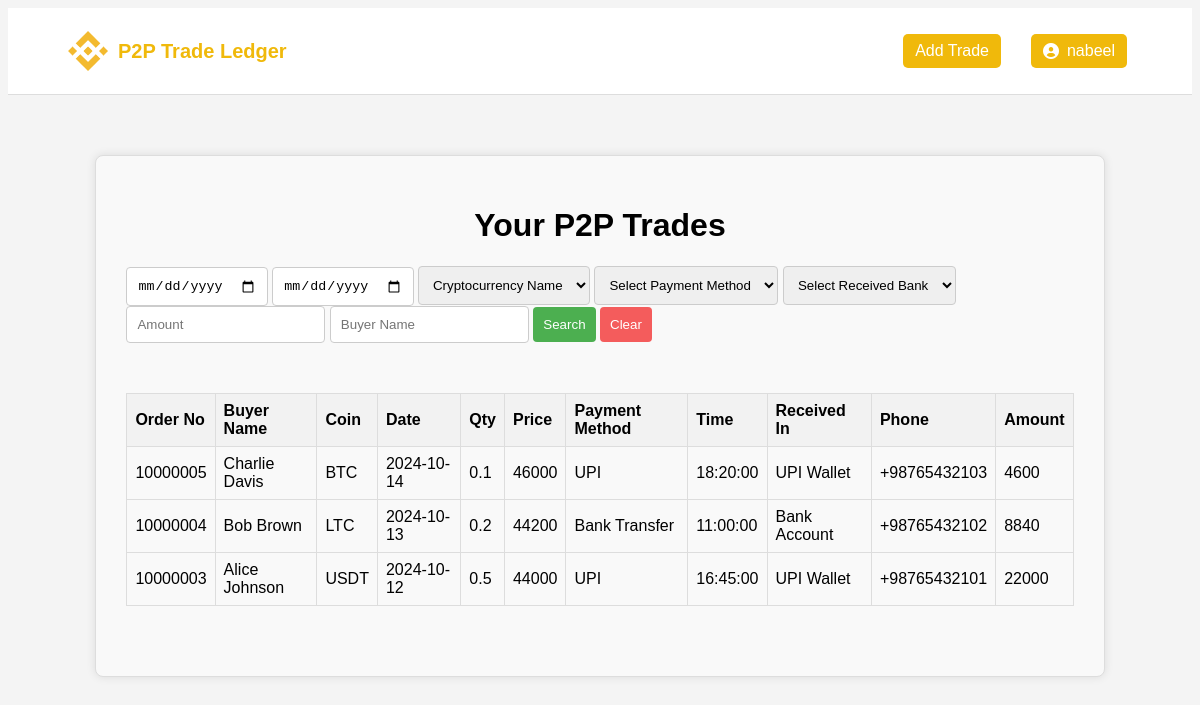
Page /search (signed in) on the committed database.
### tables this page shows
CREATE TABLE price (
    id INTEGER PRIMARY KEY AUTOINCREMENT,  -- Price ID
    OrderNo BIGINT NOT NULL,               -- Binance order number (references trade.OrderNo)
    UnitPrice DECIMAL(10, 2) NOT NULL,     -- Price per unit of crypto
    Quantity DECIMAL(10, 2) NOT NULL,      -- Quantity traded (crypto amount)
    TotalFiat DECIMAL(10, 2) NOT NULL,     -- Total fiat value of the trade
    user_id INTEGER,                       -- User ID (references users.id, to filter data per user)
    FOREIGN KEY (OrderNo) REFERENCES trade(OrderNo)
);

CREATE TABLE trade (
    id INTEGER PRIMARY KEY AUTOINCREMENT,  -- Trade ID
    user_id INTEGER NOT NULL,               -- References users.id (important for filtering user-specific data)
    OrderNo BIGINT NOT NULL,                -- Binance order number
    TradeDate DATE NOT NULL,                -- Date of the trade
    TradeTime TIME NOT NULL,                -- Time of the trade
    UnitPrice DECIMAL(10, 2) NOT NULL,      -- Price per unit of crypto
    Quantity DECIMAL(10, 2) NOT NULL,       -- Quantity traded (crypto amount)
    TotalFiat DECIMAL(10, 2) NOT NULL, Coin text,      -- Total fiat value of the trade
    FOREIGN KEY (user_id) REFERENCES users(id) -- Foreign key to link to users table
);

CREATE TABLE buyer (
    id INTEGER PRIMARY KEY AUTOINCREMENT,  -- Buyer ID
    OrderNo BIGINT NOT NULL,               -- Binance order number (references trade.OrderNo)
    Name VARCHAR(100) NOT NULL,            -- Name of the buyer
    Phone VARCHAR(15),                     -- Contact number (optional)
    user_id INTEGER,                       -- User ID (references users.id)
    FOREIGN KEY (OrderNo) REFERENCES trade(OrderNo)
);

CREATE TABLE payment_methods (
    id INTEGER PRIMARY KEY AUTOINCREMENT,  -- Payment method ID
    OrderNo BIGINT NOT NULL,               -- Binance order number (references trade.OrderNo)
    PaymentMethod VARCHAR(50) NOT NULL,    -- Payment method used (e.g., UPI, bank transfer)
    ReceivedIn VARCHAR(50),                -- Platform where funds were received (e.g., bank account, UPI)
    user_id INTEGER,                       -- User ID (references users.id)
    FOREIGN KEY (OrderNo) REFERENCES trade(OrderNo)
);

### app.py (the view)
@app.route('/search', methods=['GET', 'POST'])
def search():
    if 'user_id' not in session:
        flash('Please log in to continue.', 'warning')
        return redirect(url_for('login'))
    user_id = session['user_id']
    page = request.args.get('page', 1, type=int)
    limit = 10
    offset = (page - 1) * limit
    conn = get_db_connection()
    payment_methods_query = "SELECT DISTINCT PaymentMethod FROM payment_methods"
    received_bank_query = "SELECT DISTINCT ReceivedIn FROM payment_methods"
    payment_methods = [row[0] for row in conn.execute(payment_methods_query).fetchall()]
    received_banks = [row[0] for row in conn.execute(received_bank_query).fetchall()]
    coins = ['BTC', 'ETH', 'LTC', 'USDT', 'USDC', 'BNB', 'SOL', 'XRP', 'TRX', 'BCH']
    start_date = request.form.get('start_date') if request.method == 'POST' else request.args.get('start_date')
    end_date = request.form.get('end_date') if request.method == 'POST' else request.args.get('end_date')
    coin = request.form.get('coin', '').upper() if request.method == 'POST' else request.args.get('coin', '').upper()
    payment_method = request.form.get('payment_method', '') if request.method == 'POST' else request.args.get('payment_method', '')
    received_in = request.form.get('received_in', '') if request.method == 'POST' else request.args.get('received_in', '')
    amount = request.form.get('amount', '') if request.method == 'POST' else request.args.get('amount', '')
    buyer_name = request.form.get('buyer_name', '').upper() if request.method == 'POST' else request.args.get('buyer_name', '').upper()
    trades = []
    total_trades = 0
    query = '''
        SELECT trade.OrderNo, trade.Coin, trade.TradeDate, trade.TradeTime,
               price.UnitPrice, price.Quantity, price.TotalFiat,
               payment_methods.PaymentMethod, payment_methods.ReceivedIn,
               buyer.Name, buyer.Phone
        FROM trade
        JOIN price ON trade.OrderNo = price.OrderNo
        JOIN payment_methods ON trade.OrderNo = payment_methods.OrderNo
        JOIN buyer ON trade.OrderNo = buyer.OrderNo
        WHERE trade.user_id = ?
    '''
    params = [user_id]
    if start_date and end_date:
        query += ' AND trade.TradeDate BETWEEN ? AND ?'
        params.extend([start_date, end_date])
    if coin:
        query += ' AND UPPER(trade.Coin) = ?'
        params.append(coin)
    if payment_method:
        query += ' AND payment_methods.PaymentMethod = ?'
        params.append(payment_method)
    if received_in:
        query += ' AND payment_methods.ReceivedIn = ?'
        params.append(received_in)
    if amount:
        query += ' AND price.TotalFiat = ?'
        params.append(float(amount))
    if buyer_name:
        query += ' AND UPPER(buyer.Name) = ?'
        params.append(buyer_name)
    query += ' ORDER BY trade.OrderNo DESC LIMIT ? OFFSET ?'
    params.extend([limit, offset])
    cur = conn.cursor()
    cur.execute(query, params)
    trades = [dict(trade) for trade in cur.fetchall()]
    count_query = '''
        SELECT COUNT(*)
        FROM trade
        JOIN price ON trade.OrderNo = price.OrderNo
        JOIN payment_methods ON trade.OrderNo = payment_methods.OrderNo
        JOIN buyer ON trade.OrderNo = buyer.OrderNo
        WHERE trade.user_id = ?
    '''
    count_params = [user_id]
    if start_date and end_date:
        count_query += ' AND trade.TradeDate BETWEEN ? AND ?'
        count_params.extend([start_date, end_date])
    if coin:
        count_query += ' AND UPPER(trade.Coin) = ?'
        count_params.append(coin)
    if payment_method:
        count_query += ' AND payment_methods.PaymentMethod = ?'
        count_params.append(payment_method)
    if received_in:
        count_query += ' AND payment_methods.ReceivedIn = ?'
        count_params.append(received_in)
    if amount:
        count_query += ' AND price.TotalFiat = ?'
        count_params.append(float(amount))
    if buyer_name:
        count_query += ' AND UPPER(buyer.Name) = ?'
        count_params.append(buyer_name)
    total_trades = conn.execute(count_query, count_params).fetchone()[0]
    conn.close()
    total_pages = (total_trades + limit - 1) // limit  # Calculate total pages
    searching = request.method == 'POST'  # True if the user is searching
    return render_template('index.html', trades=trades, page=page, total_pages=total_pages, coins=coins,
                           payment_methods=payment_methods, received_banks=received_banks, searching=searching)

### app.py (called while the page is built)
def get_db_connection():
    conn = sqlite3.connect('p2p_trades.db')
    conn.row_factory = sqlite3.Row
    return conn

### templates/index.html (shortened to what this page needs)
<!DOCTYPE html>
<html lang="en">
<head>
    <link rel="stylesheet" href="{{ url_for('static', filename='style.css') }}">
    <link rel="stylesheet" href="https://cdnjs.cloudflare.com/ajax/libs/font-awesome/6.0.0-beta3/css/all.min.css">
</head>
<body>
    <nav class="navbar">
        <a href="/search" class="navbar-brand">
            <img src="{{ url_for('static', filename='binance_logo.png') }}" alt="Binance Logo">
            <span>P2P Trade Ledger</span>
        </a>
        <ul class="navbar-links">
            <li><a href="/add_trade" class="button button-common">Add Trade</a></li>
            <li class="dropdown">
                <a href="#" class="button button-common profile-icon">
                    <i class="fas fa-user-circle"></i>
                    <span class="username">{{ session['username'] }}</span>
                </a>
            </li>
        </ul>
    </nav>
    <div class="container">
        <h1>Your P2P Trades</h1>
        <div class="search-box">
            <form method="POST" action="{{ url_for('search') }}">
                <input type="date" name="start_date" placeholder="Start Date">
                <input type="date" name="end_date" placeholder="End Date">
                <select name="coin">
                    <option value="">Cryptocurrency Name</option>
                </select>
                <select name="payment_method">
                    <option value="">Select Payment Method</option>
                </select>
                <select name="received_in">
                    <option value="">Select Received Bank</option>
                </select>
                <input type="text" name="amount" placeholder="Amount">
                <input type="text" name="buyer_name" placeholder="Buyer Name">
                <button type="submit">Search</button>
                <a href="/search"><button class="search-btn" style="background-color: #f45c5c;">Clear</button></a>
            </form>
        </div>
        <div class="table-container">
            <table>
                <thead>
                    <tr>
                        <th>Order No</th>
                        <th>Buyer Name</th>
                        <th>Coin</th>
                        <th>Date</th>
                        <th>Qty</th>
                        <th>Price</th>
                        <th>Payment Method</th>
                        <th>Time</th>
                        <th>Received In</th>
                        <th>Phone</th>
                        <th>Amount</th>
                    </tr>
                </thead>
                <tbody>
                    {% for trade in trades %}
                    <tr>
                        <td>{{ trade['OrderNo'] }}</td>
                        <td>{{ trade['Name'] }}</td>
                        <td>{{ trade['Coin'] }}</td>
                        <td>{{ trade['TradeDate'] }}</td>
                        <td>{{ trade['Quantity'] }}</td>
                        <td>{{ trade['UnitPrice'] }}</td>
                        <td>{{ trade['PaymentMethod'] }}</td>
                        <td>{{ trade['TradeTime'] }}</td>
                        <td>{{ trade['ReceivedIn'] }}</td>
                        <td>{{ trade['Phone'] }}</td>
                        <td>{{ trade['TotalFiat'] }}</td>
                    </tr>
                    {% endfor %}
                </tbody>
            </table>
        </div>
    </div>
</body>
</html>

### static/style.css (style rules this page uses)
body { font-family: Arial, sans-serif; background-color: #f4f4f4; }
.container { width: 80%; margin: auto; background: white; padding: 20px; box-shadow: 0 0 10px rgba(0,0,0,0.1); margin-top: 50px; }
h1 { text-align: center; }
form { margin-bottom: 20px; }
table { width: 100%; border-collapse: collapse; margin: 20px 0; }
table, th, td { border: 1px solid #ddd; }
th, td { padding: 8px; text-align: left; }
th { background-color: #f2f2f2; }
button { background-color: #4CAF50; color: white; padding: 10px; border: none; cursor: pointer; }
.navbar { background-color: #ffffff; padding: 10px; }
.navbar-brand { color: rgb(0, 0, 0); font-size: 1.5em; text-decoration: none; }
.navbar-links { list-style-type: none; display: flex; justify-content: flex-end; }
.navbar-links li { margin-left: 20px; position: relative; }
.button { background-color: #ffffff; color: #007bff; border-radius: 5px; padding: 5px 10px; text-decoration: none; font-size: 0.9em; transition: background-color 0.3s, color 0.3s; }
.profile-icon { font-size: 1.5em; cursor: pointer; }
.dropdown { position: relative; }
.search-box { margin: 20px 0; }
.table-container { margin-top: 20px; }
table { width: 100%; border-collapse: collapse; }
th, td { border: 1px solid #ddd; padding: 8px; text-align: left; }
.button-common { display: inline-block; padding: 10px 20px; font-size: 16px; border-radius: 4px; text-align: center; margin: 0 5px; }

### templates/index.html (style rules this page uses)
.container { max-width: 1400px; margin: 60px auto; padding: 30px; border: 1px solid #ddd; border-radius: 8px; background-color: #f9f9f9; }
.search-box { display: flex; flex-wrap: wrap; gap: 10px; margin-bottom: 20px; }
.search-box input, .search-box select { flex: 1 1 200px; padding: 10px; border: 1px solid #ccc; border-radius: 4px; box-sizing: border-box; }
.search-box button { padding: 10px; background-color: #4CAF50; color: white; border: none; border-radius: 4px; cursor: pointer; }
.table-container { overflow-x: auto; }
table { width: 100%; border-collapse: collapse; margin-top: 10px; }
th, td { padding: 8px; text-align: left; border: 1px solid #ddd; }
th { background-color: #f2f2f2; }
.navbar { display: flex; justify-content: space-between; align-items: center; padding: 10px 60px; background-color: white; border-bottom: 1px solid #ddd; }
.navbar-brand { display: flex; align-items: center; }
.navbar-brand img { height: 40px; margin-right: 10px; }
.navbar-brand span { color: #F0B90B; font-size: 20px; font-weight: bold; }
.navbar-links { display: flex; align-items: center; }
.navbar-links li { list-style-type: none; margin-left: 20px; }
.button-common { color: white; text-decoration: none; padding: 8px 12px; background-color: #F0B90B; border-radius: 5px; }
.dropdown { position: relative; display: inline-block; }
.profile-icon { display: flex; align-items: center; }
.username { margin-left: 8px; }

### rows in the picture
price: OrderNo "10000005", Name "Charlie Davis", Coin "BTC", TradeDate "2024-10-14", Quantity "0.1", UnitPrice "46000", PaymentMethod "UPI", TradeTime "18:20:00", ReceivedIn "UPI Wallet", Phone "+98765432103", TotalFiat "4600"
price: OrderNo "10000004", Name "Bob Brown", Coin "LTC", TradeDate "2024-10-13", Quantity "0.2", UnitPrice "44200", PaymentMethod "Bank Transfer", TradeTime "11:00:00", ReceivedIn "Bank Account", Phone "+98765432102", TotalFiat "8840"
price: OrderNo "10000003", Name "Alice Johnson", Coin "USDT", TradeDate "2024-10-12", Quantity "0.5", UnitPrice "44000", PaymentMethod "UPI", TradeTime "16:45:00", ReceivedIn "UPI Wallet", Phone "+98765432101", TotalFiat "22000"

### other values in the picture
{{ session['username'] }} "nabeel"
